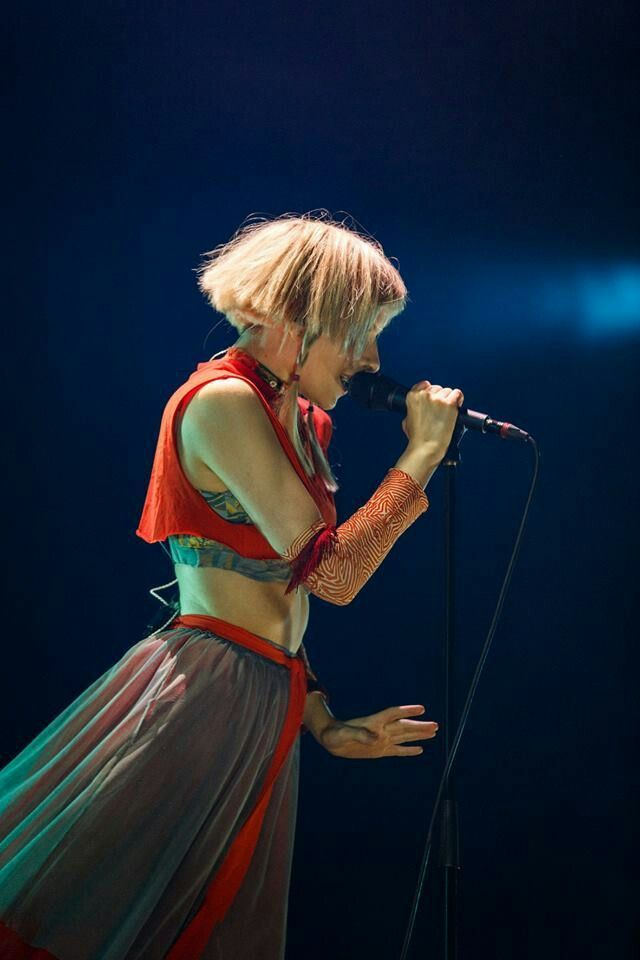
#> input picture Clase 116/auroraa.jpg, 640 x 960 px
$ python aurora.py
#> lines starting #> are read from the running program, lines starting #| are printed output that depends on the picture
import cv2
imagen = cv2.imread('auroraa.jpg')
#> imagen is the input picture: shape (960, 640, 3); mean B, G, R 50.2, 36.9, 28.7
flip1 = cv2.flip(imagen,1)
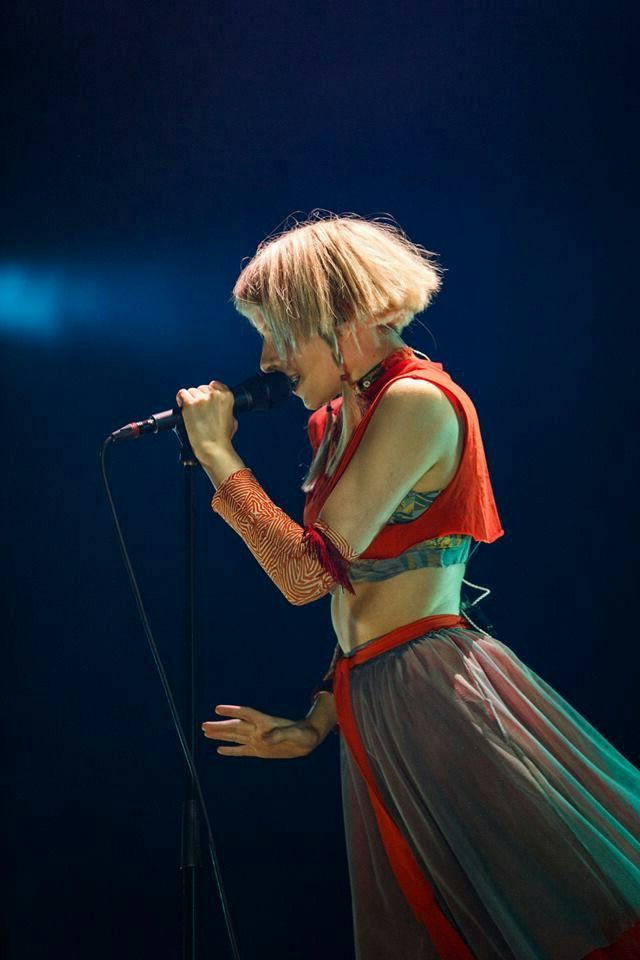
#> flip1: shape (960, 640, 3); mean B, G, R 50.2, 36.9, 28.7
cv2.imshow('flip1',flip1)
cv2.waitKey(0)
#creo que me faltaba una a

$ run again, with Clase 116/solar-system.jpg copied over Clase 116/auroraa.jpg
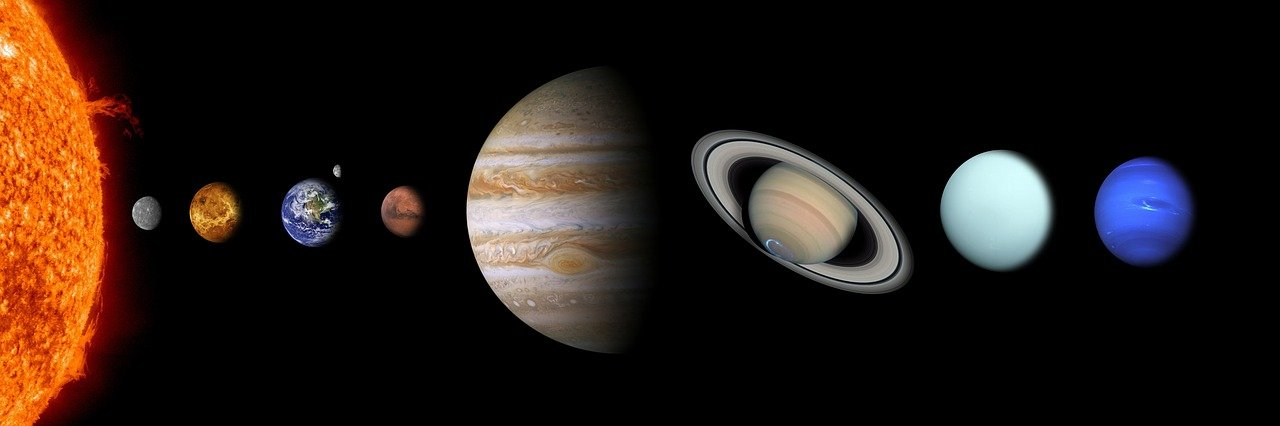
#> input picture Clase 116/solar-system.jpg, 1280 x 426 px
#> imagen is the input picture: shape (426, 1280, 3); mean B, G, R 20.5, 25.8, 36.5
#> `flip1 = cv2.flip(imagen,1)`:
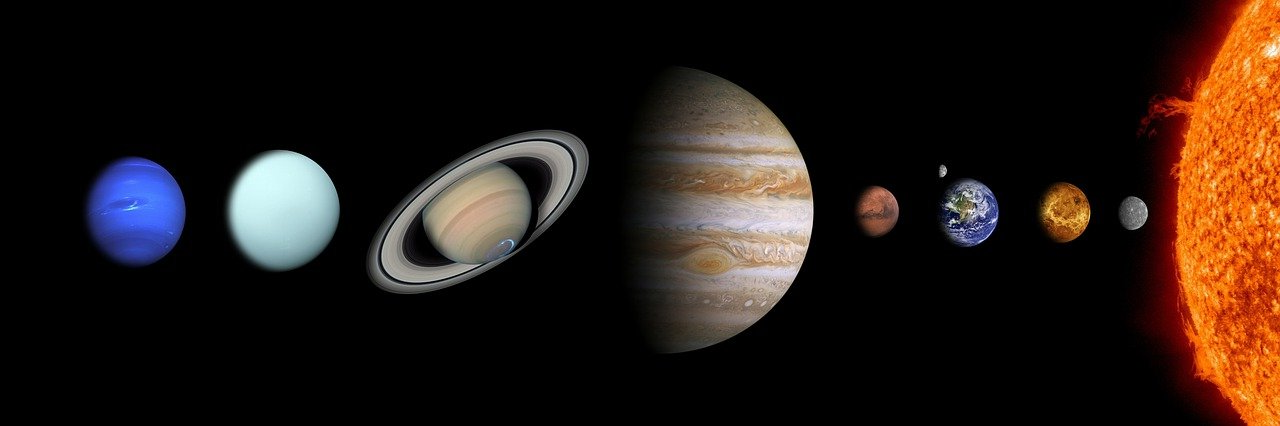
#> flip1: shape (426, 1280, 3); mean B, G, R 20.5, 25.8, 36.5
